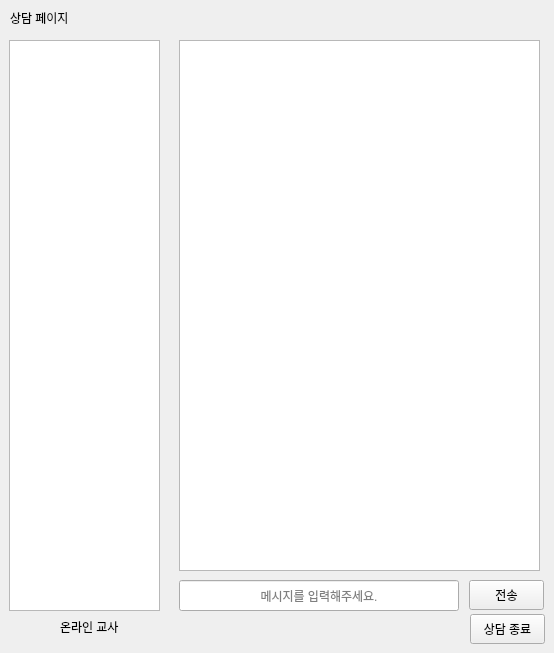
     <widget class="QWidget" name="page_30">
      <widget class="QLabel" name="label_27">
       <property name="geometry">
        <rect>
         <x>10</x>
         <y>10</y>
         <width>121</width>
         <height>16</height>
        </rect>
       </property>
       <property name="text">
        <string>상담 페이지</string>
       </property>
      </widget>
      <widget class="QListWidget" name="lw_online_teacher_">
       <property name="geometry">
        <rect>
         <x>9</x>
         <y>40</y>
         <width>151</width>
         <height>571</height>
        </rect>
       </property>
      </widget>
      <widget class="QLabel" name="label_28">
       <property name="geometry">
        <rect>
         <x>60</x>
         <y>619</y>
         <width>81</width>
         <height>16</height>
        </rect>
       </property>
       <property name="text">
        <string>온라인 교사</string>
       </property>
      </widget>
      <widget class="QListWidget" name="lw_chat">
       <property name="geometry">
        <rect>
         <x>179</x>
         <y>40</y>
         <width>361</width>
         <height>531</height>
        </rect>
       </property>
      </widget>
      <widget class="QLineEdit" name="le_message">
       <property name="geometry">
        <rect>
         <x>179</x>
         <y>580</y>
         <width>280</width>
         <height>31</height>
        </rect>
       </property>
       <property name="alignment">
        <set>Qt::AlignCenter</set>
       </property>
       <property name="placeholderText">
        <string>메시지를 입력해주세요.</string>
       </property>
      </widget>
      <widget class="QPushButton" name="btn_send_message">
       <property name="geometry">
        <rect>
         <x>469</x>
         <y>580</y>
         <width>75</width>
         <height>30</height>
        </rect>
       </property>
       <property name="text">
        <string>전송</string>
       </property>
      </widget>
      <widget class="QPushButton" name="btn_consult_end">
       <property name="geometry">
        <rect>
         <x>470</x>
         <y>614</y>
         <width>75</width>
         <height>30</height>
        </rect>
       </property>
       <property name="text">
        <string>상담 종료</string>
       </property>
      </widget>
     </widget>
